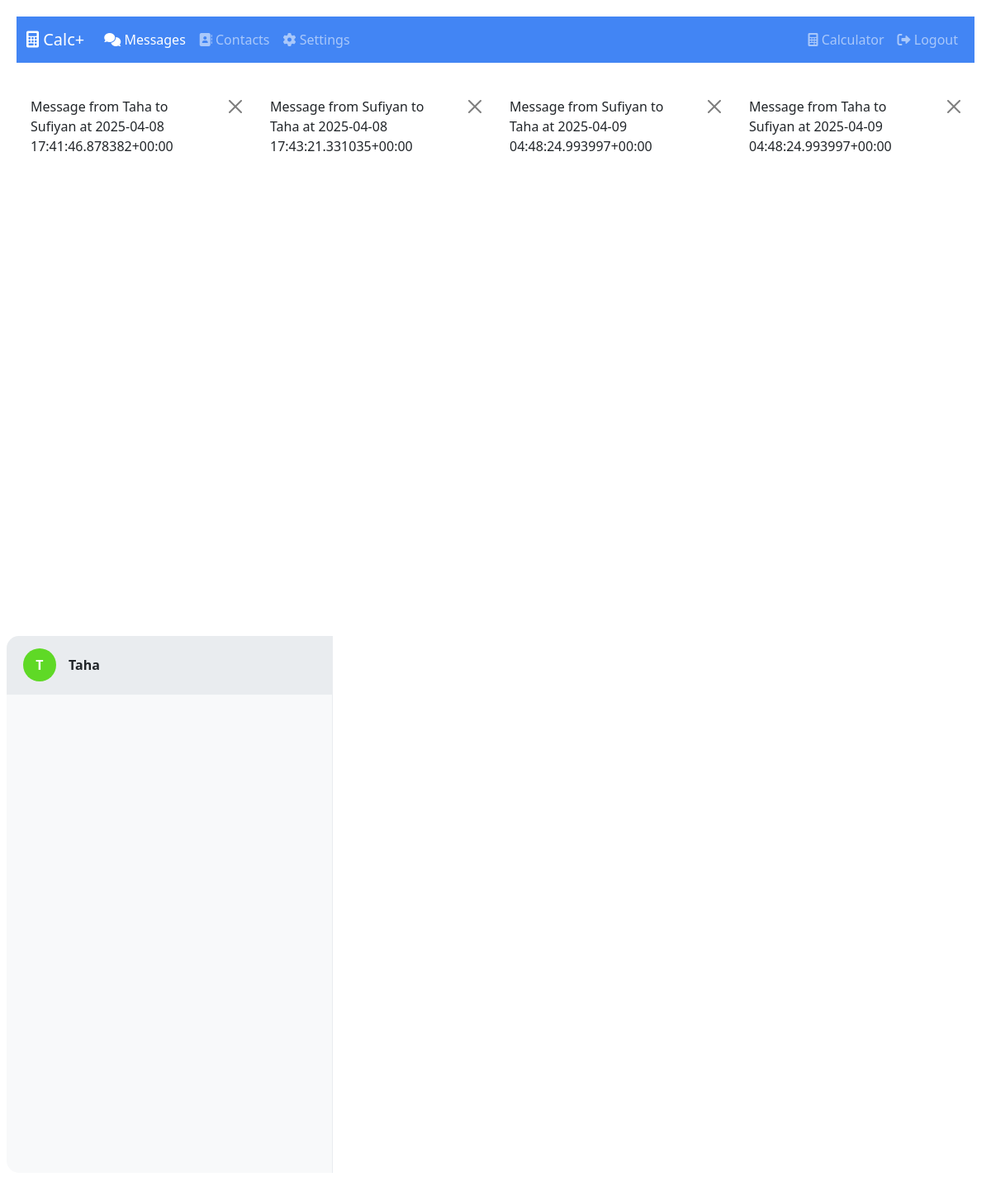
The app's page /messages/?contact=1 (signed in) with its own data.
### core/models.py (models this page shows, shortened)
class Message(models.Model):
    sender = models.ForeignKey(User, on_delete=models.CASCADE, related_name='sent_messages')
    receiver = models.ForeignKey(User, on_delete=models.CASCADE, related_name='received_messages')
    content = models.TextField(help_text="Encrypted message content")
    sent_on = models.DateTimeField(default=timezone.now)
    is_read = models.BooleanField(default=False)
    session = models.ForeignKey(ConversationSession, on_delete=models.SET_NULL, null=True,
                              related_name='messages', help_text="The session used for encryption")
    message_number = models.PositiveIntegerField(default=0, help_text="Position in the session for key verification")
    ephemeral_key = models.TextField(blank=True, null=True,
                                  help_text="Ephemeral key used for this specific message (for perfect forward secrecy)")
    class Meta:
        ordering = ['-sent_on']
    def __str__(self):
        return f"Message from {self.sender.username} to {self.receiver.username} at {self.sent_on}"

class Contact(models.Model):
    owner = models.ForeignKey(User, on_delete=models.CASCADE, related_name='contacts')
    contact_user = models.ForeignKey(User, on_delete=models.CASCADE, related_name='contacted_by')
    added_on = models.DateTimeField(auto_now_add=True)
    security_code = models.CharField(max_length=64, blank=True, null=True,
                                   help_text="Security verification code like WhatsApp's security code")
    security_verified = models.BooleanField(default=False,
                                          help_text="Whether the security code has been verified by the user")
    class Meta:
        unique_together = ['owner', 'contact_user']

### core/views.py (the view)
# urls.py: path('messages/', views.messages_view, name='messages_view'),
@login_required
def messages_view(request):
    if not request.session.get('calculator_verified', False):
        return redirect('calculator_view')
    contacts = Contact.objects.filter(owner=request.user).select_related('contact_user')
    selected_contact_id = request.GET.get('contact')
    selected_contact = None
    selected_contact_obj = None  # The Contact object (not User) for security verification
    messages_list = []
    if selected_contact_id:
        try:
            selected_contact = User.objects.get(id=selected_contact_id)
            contact_obj = Contact.objects.filter(owner=request.user, contact_user=selected_contact).first()
            if not contact_obj:
                selected_contact = None
            else:
                selected_contact_obj = contact_obj
                messages_list = Message.objects.filter(
                    (Q(sender=request.user) & Q(receiver=selected_contact)) |
                    (Q(sender=selected_contact) & Q(receiver=request.user))
                ).order_by('sent_on')
                Message.objects.filter(
                    sender=selected_contact,
                    receiver=request.user,
                    is_read=False
                ).update(is_read=True)
        except User.DoesNotExist:
            pass
    return render(request, 'core/messages.html', {
        'contacts': contacts,
        'selected_contact': selected_contact,
        'selected_contact_obj': selected_contact_obj,  # Pass the Contact object for security verification
        'messages': messages_list,
        'form': MessageForm() if selected_contact else None
    })

### core/templates/core/messages.html (shortened to what this page needs)
{% extends 'core/base.html' %}
{% load static %}
{% block content %}
<div class="row messages-container">
    <div class="col-md-4 col-lg-3 p-0 contact-list">
        {% for contact in contacts %}
        <div class="contact-item {% if selected_contact and selected_contact.id == contact.contact_user.id %}active{% endif %}"
             data-contact-id="{{ contact.contact_user.id }}">
            <div class="contact-info">
                <div class="contact-avatar" style="background-color: hsl({{ contact.contact_user.id|add:100 }}, 70%, 50%)">
                    {{ contact.contact_user.username|slice:":1"|upper }}
                </div>
                <div class="contact-details">
                    <div class="contact-name">{{ contact.contact_user.username }}</div>
                </div>
            </div>
        </div>
        {% empty %}
        <div class="p-4 text-center">
            <p>No contacts yet.</p>
            <a href="{% url 'contacts_view' %}" class="btn btn-sm btn-primary">Add Contacts</a>
        </div>
        {% endfor %}
    </div>
</div>
{% endblock %}

### core/templates/core/base.html (shortened to what this page needs)
<!DOCTYPE html>
<html lang="en">
<head>
    <link href="https://cdn.jsdelivr.net/npm/bootstrap@5.2.3/dist/css/bootstrap.min.css" rel="stylesheet">
    <link href="https://cdnjs.cloudflare.com/ajax/libs/font-awesome/6.0.0/css/all.min.css" rel="stylesheet">
    {% load static %}
    <link rel="stylesheet" href="{% static 'core/css/styles.css' %}">
</head>
<body data-theme="{{ request.user.profile.theme|default:'light' }}">
    <div class="container-fluid app-container">
        {% block navbar %}
            {% if user.is_authenticated and request.session.calculator_verified %}
            <nav class="navbar navbar-expand-lg navbar-dark bg-primary mb-4">
                <div class="container-fluid">
                    <a class="navbar-brand" href="{% url 'messages_view' %}">
                        <i class="fas fa-calculator"></i> Calc+
                    </a>
                    <div class="collapse navbar-collapse" id="navbarNav">
                        <ul class="navbar-nav me-auto">
                            <li class="nav-item">
                                <a class="nav-link {% if request.resolver_match.url_name == 'messages_view' %}active{% endif %}"
                                   href="{% url 'messages_view' %}">
                                    <i class="fas fa-comments"></i> Messages
                                </a>
                            </li>
                            <li class="nav-item">
                                <a class="nav-link {% if request.resolver_match.url_name == 'contacts_view' %}active{% endif %}"
                                   href="{% url 'contacts_view' %}">
                                    <i class="fas fa-address-book"></i> Contacts
                                </a>
                            </li>
                            <li class="nav-item">
                                <a class="nav-link {% if request.resolver_match.url_name == 'settings_view' %}active{% endif %}"
                                   href="{% url 'settings_view' %}">
                                    <i class="fas fa-cog"></i> Settings
                                </a>
                            </li>
                        </ul>
                        <ul class="navbar-nav">
                            <li class="nav-item">
                                <a class="nav-link" href="{% url 'calculator_view' %}">
                                    <i class="fas fa-calculator"></i> Calculator
                                </a>
                            </li>
                            <li class="nav-item">
                                <a class="nav-link" href="{% url 'logout_view' %}">
                                    <i class="fas fa-sign-out-alt"></i> Logout
                                </a>
                            </li>
                        </ul>
                    </div>
                </div>
            </nav>
            {% endif %}
        {% endblock %}
        {% if messages %}
            <div class="messages-container">
                {% for message in messages %}
                    <div class="alert alert-{{ message.tags }} alert-dismissible fade show" role="alert">
                        {{ message }}
                        <button type="button" class="btn-close" data-bs-dismiss="alert" aria-label="Close"></button>
                    </div>
                {% endfor %}
            </div>
        {% endif %}
        <div class="content-container">
            {% block content %}{% endblock %}
        </div>
    </div>
</body>
</html>

### core/static/core/css/styles.css (style rules this page uses)
:root { --primary-color: #4285f4; --secondary-color: #34a853; --danger-color: #ea4335; --warning-color: #fbbc05; --success-color: #34a853; --calc-bg: #f8f9fa; --calc-display-bg: #ffffff; --calc-display-text: #212529; --calc-button-bg: #e9ecef; --calc-button-text: #212529; --calc-button-hover: #dee2e6; --calc-op-button-bg: #4285f4; --calc-op-button-text: #ffffff; --calc-op-button-hover: #2b73e5; --calc-equals-bg: #34a853; --calc-equals-text: #ffffff; --calc-equals-hover: #2d8e48; --calc-clear-bg: #ea4335; --calc-clear-text: #ffffff; --calc-clear-hover: #d03b2e; --calc-log-text: #6c757d; --modal-bg: #ffffff; --modal-text: #212529; --input-bg: #ffffff; --input-text: #212529; --input-border: #ced4da; --cancel-btn-bg: #f8f9fa; --cancel-btn-text: #212529; --submit-btn-bg: #4285f4; --submit-btn-text: #ffffff; --messages-bg: #ffffff; --contact-list-bg: #f8f9fa; --contact-item-hover: #e9ecef; --chat-header-bg: #f8f9fa; --sent-message-bg: #d1e7ff; --sent-message-text: #212529; --received-message-bg: #f1f1f1; --received-message-text: #212529; --form-bg: #f8f9fa; --send-btn-bg: #4285f4; --send-btn-hover: #2b73e5; --avatar-bg: #4285f4; --badge-bg: #ea4335; --sent-status: #8f8f8f; --read-status: #34a853; --card-bg: #ffffff; --border-color: #e9ecef; --text-color: #212529; --text-muted: #6c757d; --link-color: #4285f4; }
body { background-color: var(--messages-bg); color: var(--text-color); transition: background-color 0.3s ease, color 0.3s ease; }
.app-container { max-width: 1200px; margin: 0 auto; padding: 20px; }
.content-container { min-height: calc(100vh - 150px); }
.messages-container { margin-bottom: 20px; }
.bg-primary { background-color: var(--primary-color) !important; }

### core/templates/core/messages.html (style rules this page uses)
.messages-container { height: calc(100vh - 150px); border-radius: 15px; overflow: hidden; background-color: var(--messages-bg); display: flex; flex-direction: row; }
.contact-list { background-color: var(--contact-list-bg); height: 100%; border-right: 1px solid var(--border-color); overflow-y: auto; flex: 0 0 100%; }
.contact-item { padding: 15px 20px; border-bottom: 1px solid var(--border-color); cursor: pointer; transition: background-color 0.2s; }
.contact-item:hover, .contact-item.active { background-color: var(--contact-item-hover); }
.contact-info { display: flex; align-items: center; }
.contact-avatar { width: 40px; height: 40px; border-radius: 50%; background-color: var(--avatar-bg); color: white; display: flex; align-items: center; justify-content: center; font-weight: bold; margin-right: 15px; }
.contact-details { flex-grow: 1; }
.contact-name { font-weight: bold; color: var(--text-color); }
@media (min-width: 768px) { .contact-list { flex: 0 0 33.333%; } }

### records on screen
Message: sender+receiver+sent_on "Message from Taha to Sufiyan at 2025-04-08 17:41:46.878382+00:00"
Message: sender+receiver+sent_on "Message from Sufiyan to Taha at 2025-04-08 17:43:21.331035+00:00"
Message: sender+receiver+sent_on "Message from Sufiyan to Taha at 2025-04-09 04:48:24.993997+00:00"
Message: sender+receiver+sent_on "Message from Taha to Sufiyan at 2025-04-09 04:48:24.993997+00:00"
Contact: contact_user.username "T", contact_user.username "Taha"
